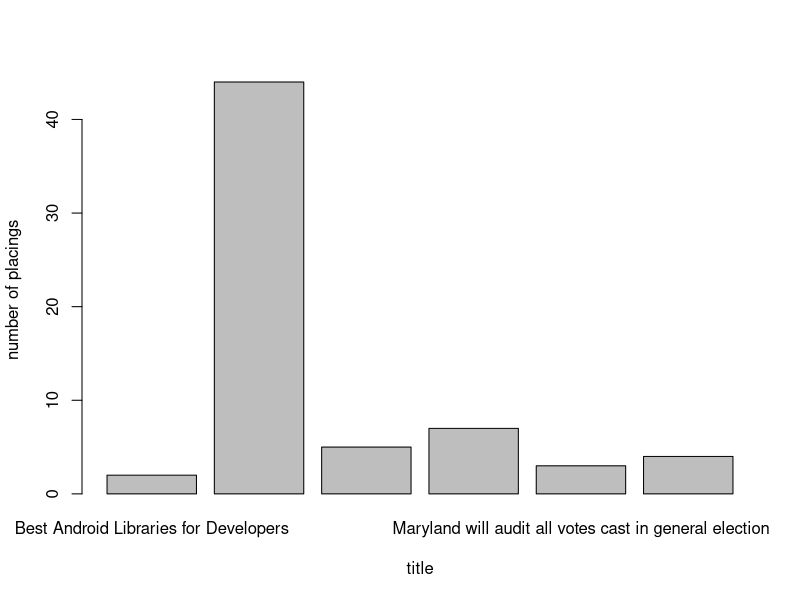

Here is the R script that generated this plot:
library(ggplot2)
library(lattice)

hackerNewArticleStandings <- read.csv('sample_readings.txt')
hackerNewArticleStandings$retrievalTime <- as.POSIXct(hackerNewArticleStandings$retrievalTime,"%Y-%m-%d %H:%M:%S")
hackerNewArticleStandings$ordering <- as.numeric(hackerNewArticleStandings$ordering)


samples <- hackerNewArticleStandings

sampleCount <- samples[samples$ordering==1,]
noOfTimesInPlacing <- aggregate(x=sampleCount[,"title"],list(unique.values = sampleCount$title),FUN=length)

plotOrderingsOfAll <- function () {
  xyplot(samples$ordering~samples$retrievalTime,group=samples$title,type=c('l'),
         data=samples,auto.key=list(columns=4,title="Titles"),xlab = "retrieval time",
         ylab = "ordering")
}


 barplotForOrdering <- function(placing) {
  sampleCount <- samples[samples$ordering==placing,]
  noOfTimesInPlacing <- aggregate(x=sampleCount[,"title"],list(unique.values = sampleCount$title),FUN=length)
  noOfTimesInPlacing<-noOfTimesInPlacing[noOfTimesInPlacing$x > 0,]
  counts <- table(noOfTimesInPlacing$x,noOfTimesInPlacing$unique.values)
  barplot(noOfTimesInPlacing$x,names=noOfTimesInPlacing$unique.values,xlab="title",ylab="number of placings")
}

barplotForOrdering(1)
#plotOrderingsOfAll()
